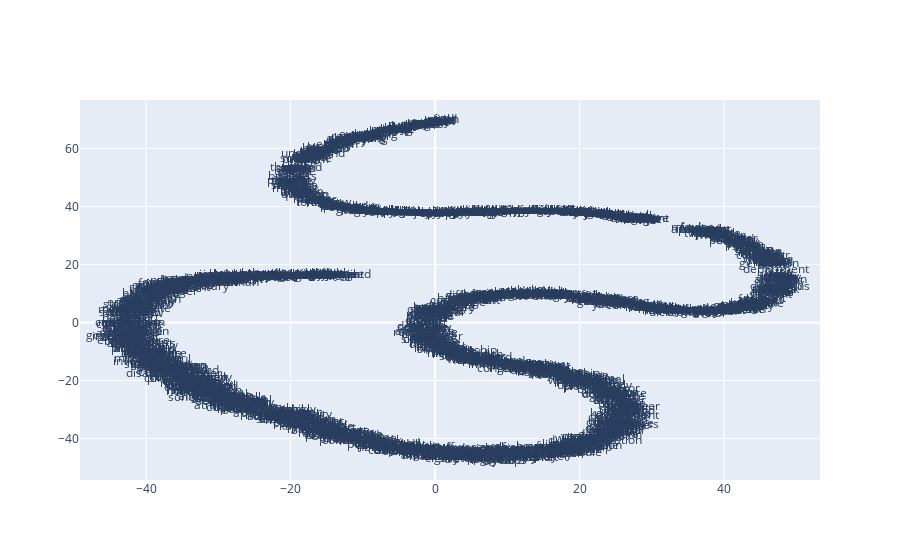

Source (notebook cell):
### Code cell
x_vals_no_sw, y_vals_no_sw, labels_no_sw = reduce_dimensions(word2vec_model_no_sw)
print('This is a plot for word2vec_model_no_sw')
plot_function(x_vals_no_sw, y_vals_no_sw, labels_no_sw)

### Figure 1 — Plotly figure (JSON) as saved in the notebook; plotly's stock layout.template omitted (floating-point values rounded to 4 significant figures; data arrays with more than 128 entries replaced by an {"elided": "..."} marker saying what was removed)
{"data": [{"mode": "text", "text": {"elided": "2088 str values"}, "type": "scatter", "x": {"elided": "2088 float values"}, "y": {"elided": "2088 float values"}}], "layout": {}}
